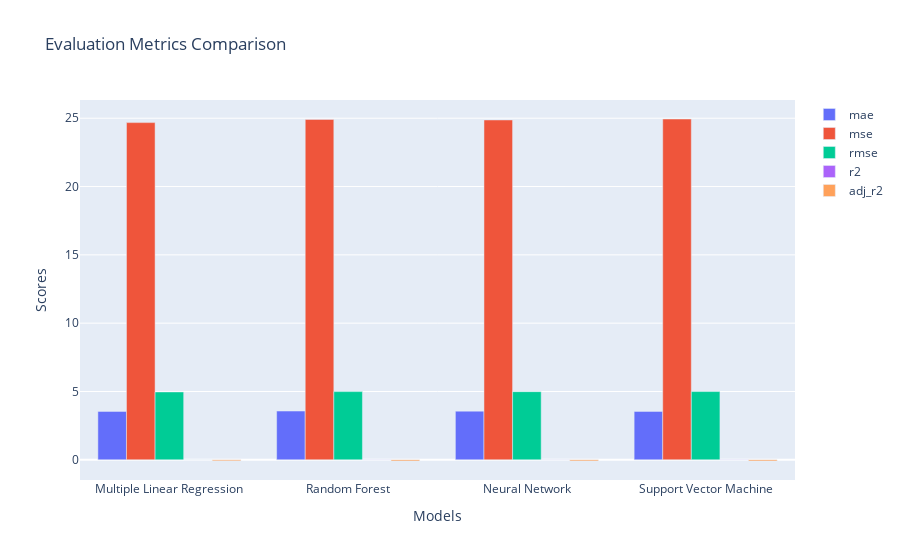

Notebook source saved alongside this figure:
### Code cell
# Extracting model names and metric scores
model_names = [d['model'] for d in regression_stats_val]
metric_labels = list(regression_stats_val[0].keys())[1:]
metric_scores = {metric: [d[metric] for d in regression_stats_val] for metric in metric_labels}

# Plotting the bar chart
fig = go.Figure()

for metric in metric_labels:
    fig.add_trace(go.Bar(
        x=model_names,
        y=metric_scores[metric],
        name=metric
    ))

# Updating the layout
fig.update_layout(
    title='Evaluation Metrics Comparison',
    xaxis_title='Models',
    yaxis_title='Scores',
    barmode='group'
)

# Display the plot
fig.show()

### Figure 1 — Plotly figure (JSON) as saved in the notebook; plotly's stock layout.template omitted (floating-point values rounded to 4 significant figures)
{"data": [{"name": "mae", "type": "bar", "x": ["Multiple Linear Regression", "Random Forest", "Neural Network", "Support Vector Machine"], "y": [3.545, 3.568, 3.563, 3.545]}, {"name": "mse", "type": "bar", "x": ["Multiple Linear Regression", "Random Forest", "Neural Network", "Support Vector Machine"], "y": [24.68, 24.91, 24.87, 24.94]}, {"name": "rmse", "type": "bar", "x": ["Multiple Linear Regression", "Random Forest", "Neural Network", "Support Vector Machine"], "y": [4.968, 4.991, 4.987, 4.994]}, {"name": "r2", "type": "bar", "x": ["Multiple Linear Regression", "Random Forest", "Neural Network", "Support Vector Machine"], "y": [0.001951, -0.007611, -0.005904, -0.008745]}, {"name": "adj_r2", "type": "bar", "x": ["Multiple Linear Regression", "Random Forest", "Neural Network", "Support Vector Machine"], "y": [-0.07508, -0.08538, -0.08354, -0.0866]}], "layout": {"barmode": "group", "title": {"text": "Evaluation Metrics Comparison"}, "xaxis": {"title": {"text": "Models"}}, "yaxis": {"title": {"text": "Scores"}}}}
